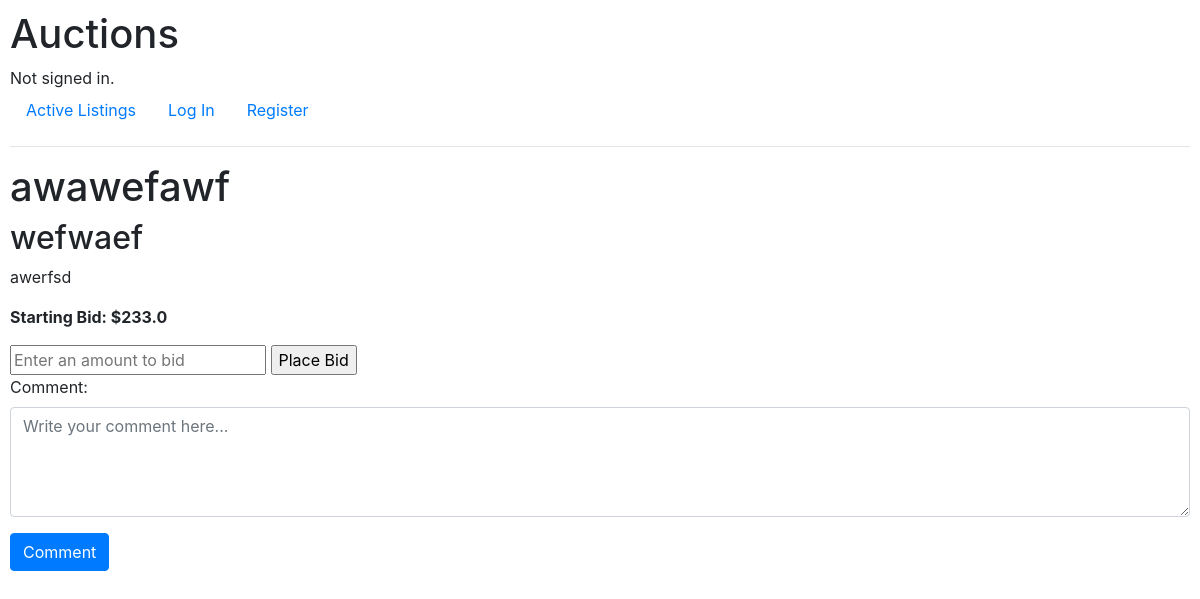
/listing_page/2, run on an earlier commit of the app's database.
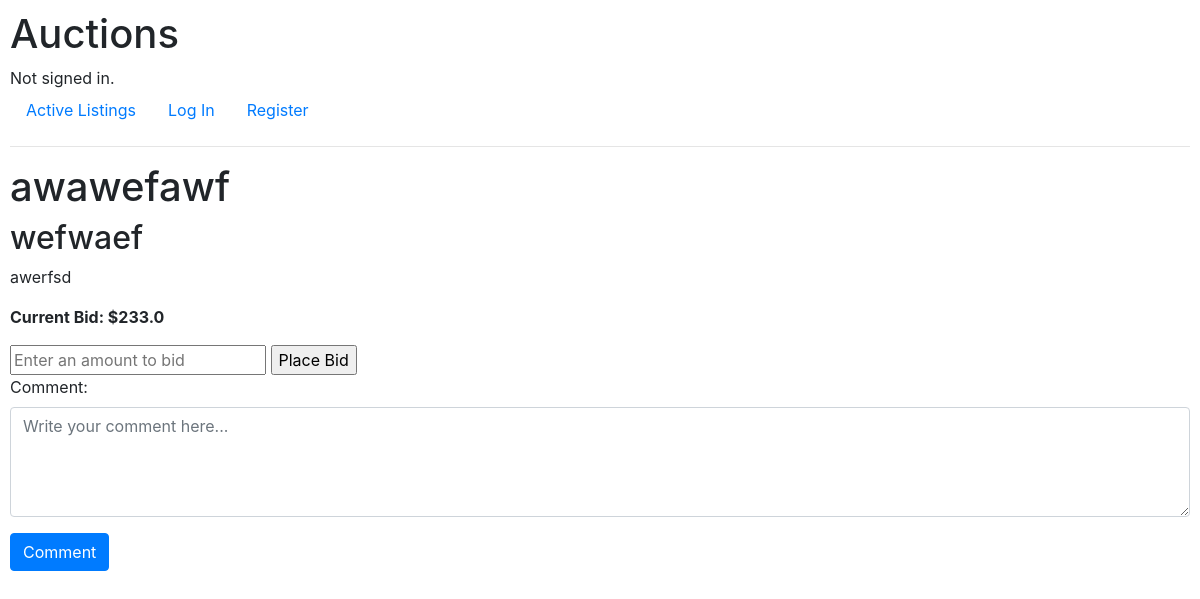
And on a later commit of the database.
### auctions/models.py (models this page shows, shortened)
class Auctions(models.Model):
    auction_id = models.BigAutoField(primary_key=True)
    auction_name = models.CharField(max_length=1000)
    item_image = models.CharField(
        max_length=10000, blank=True, null=True, default=None
    )
    item_category = models.CharField(max_length=1000, blank=True, null=True, default=None)
    item_name = models.CharField(max_length=1000, default="No Name")
    item_description = models.CharField(max_length=10000, default="None")
    starting_bid = models.FloatField()
    listing_creation_time = models.DateTimeField(auto_now_add=True)
    listed_by = models.ForeignKey(
        User, on_delete=models.CASCADE, related_name="listed_items"
    )
    current_bid = models.FloatField()
    current_bid_by = models.ForeignKey(
        User, blank=True, null=True,
        default=None,
        on_delete=models.SET_NULL,
        related_name="winning_bids"
    )
    status = models.CharField(max_length=4, default="Sale")
    sold_to = models.ForeignKey(
        User, blank=True,
        null=True,
        on_delete=models.SET_NULL,
        related_name="purchased_items",
    )

### auctions/views.py (the view, shortened to what this page needs)
# urls.py: path("listing_page/<int:auction_id>", views.listing_page, name="listing_page"),
def listing_page(request, auction_id):
    auction = Auctions.objects.get(pk=auction_id)
    return render(request, "auctions/listing_page.html", {
        "a": auction
    })

### auctions/templates/auctions/listing_page.html (shortened to what this page needs)
{% extends "auctions/layout.html" %} {% block body %}
<h1>{{ a.auction_name }}</h1>
<h2>{{ a.item_name }}</h2>
<p>{{ a.item_description }}</p>
{% if a.status != "Sold" %}
  {% if a.current_bid_by is None %}
    <p><strong>Starting Bid: ${{ a.starting_bid }}</strong></p>
  {% else %}
    <p><strong>Current Bid: ${{ a.current_bid }}</strong></p>
  {% endif %}
<form action="{{ a.id }}" method="post">
    <input type="text" name="bid" placeholder="Enter an amount to bid">
    <input type="submit" name="submit" value="Place Bid">
  </form>
{% else %}
  <p><strong>Item "{{ a.item_name }}" sold by user {{ a.listed_by }} at the price of ${{ a.current_bid }} to user {{ a.sold_to }}</strong></p>
{% endif %}
<form>
        <div class="form-group">
            <label for="comment">Comment:</label>
            <textarea class="form-control" id="comment" name="comment" placeholder="Write your comment here..." rows="4"></textarea>
        </div>
        <input type="submit" name="submit" class="btn btn-primary" value="Comment">
</form>
{% endblock%}

What changed in the data, as far as the page shows it:
changed Auctions "awawefawf": current_bid_by_id empty → 1 (drawn); current_bid (not shown) → "233.0"; starting_bid "233.0" → (not shown)
Also different on the page:
text no longer shown: "Starting Bid: $"
text now shown: "Current Bid: $"
